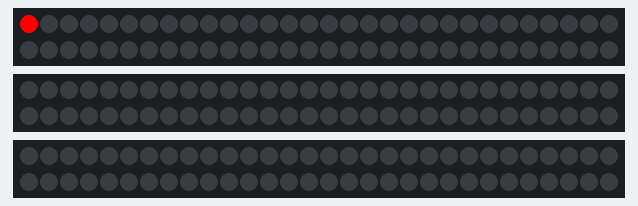
Bench run of a sketch on a simulated Arduino Uno, built with avr-gcc and run on an emulated ATmega328P. Parts: 3 × 60 RGB LEDs in strip order, left to right, continuing on the next row. Dim RGB values are drawn brighter than linear.

Above: at 0.06 s.
At 4.57 s:
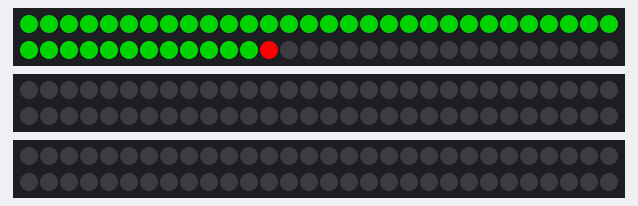
At 9.19 s:
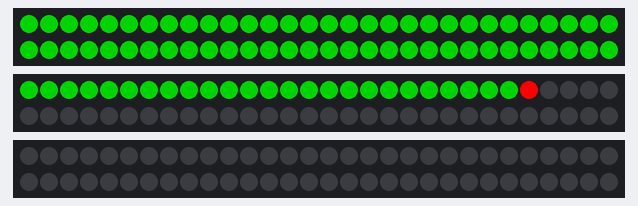
At 12.85 s:
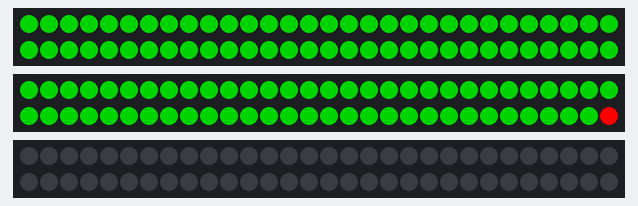
At 18.33 s:
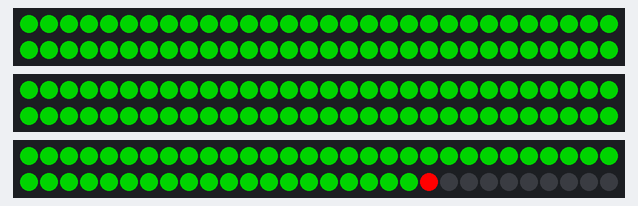
At 39.94 s:
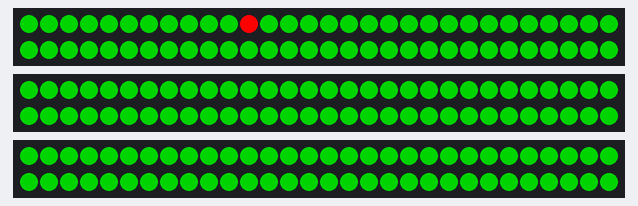

The sketch:

BasicMatrix.ino
```cpp
#include <FastLED.h>

#define NUM_STRIPS 3
#define NUM_LEDS_PER_STRIP 60
#define NUM_LEDS NUM_LEDS_PER_STRIP * NUM_STRIPS

CRGB leds[NUM_STRIPS * NUM_LEDS_PER_STRIP];


void setup() {
  // tell FastLED there's 60 leds on pin 10, starting at index 0 in the led array
  FastLED.addLeds<NEOPIXEL, 10>(leds, 0, NUM_LEDS_PER_STRIP);

  // tell FastLED there's 60  leds on pin 11, starting at index 60 in the led array
  FastLED.addLeds<NEOPIXEL, 11>(leds, NUM_LEDS_PER_STRIP, NUM_LEDS_PER_STRIP);

  // tell FastLED there's 60  leds on pin 12, starting at index 120 in the led array
  FastLED.addLeds<NEOPIXEL, 12>(leds, 2 * NUM_LEDS_PER_STRIP, NUM_LEDS_PER_STRIP);

}

void loop() {
  for(int i = 0; i < NUM_LEDS; i++) {
    leds[i] = CRGB::Red;
    FastLED.show();
    leds[i] = CRGB::Green;
    delay(100);
  }
}
```
